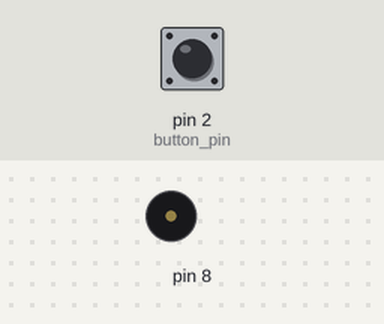
A sketch run on a simulated Arduino Uno, built with avr-gcc and run on an emulated ATmega328P. Shown: buzzer (waves = sounding). The test bench sets the inputs (shaded band); at power-on: pin 2 (button_pin) LOW.

Above: at 1.2 s.
1.3 s: pin 2 (button_pin) pulled HIGH for 3.2 s
At 2.1 s:
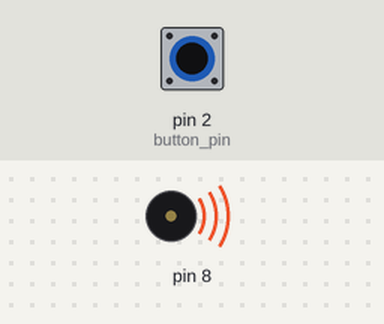
Timing chart, 0 to 6.8 s (numbered marks = the images above; inputs shaded):
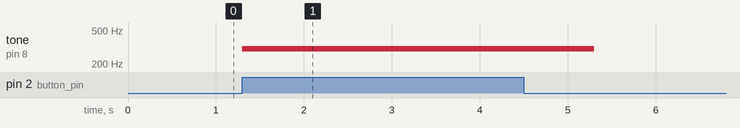

The sketch:

04_02_Sound.ino
```cpp
  const int button_pin = 2;

  void setup() {
    pinMode(button_pin, INPUT);
  }

  void loop() {

    if (digitalRead(button_pin) == HIGH) {
      tone(8, 300); // …spiele diesen Ton...
      delay(1000); //…und zwar für eine Sekunde...
      noTone(8); // Ton abschalten
    }
  } 
```

Measured:
- after the input at 1.3 s, tone on pin 8: silent → 300 Hz at once, → silent 4.0 s later
